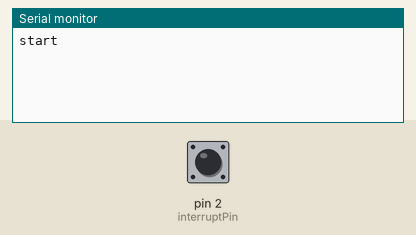
A sketch run on a simulated Arduino Uno, built with avr-gcc and run on an emulated ATmega328P. Shown: the last lines printed to the serial monitor. The test bench sets the inputs (shaded band); at power-on: pin 2 (interruptPin) HIGH.

Above: at 1.2 s.
1.3 s: pin 2 (interruptPin) pulled LOW for 0.15 s
At 2.5 s:
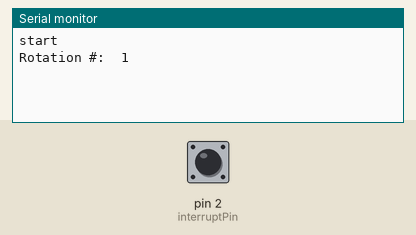
2.9 s: pin 2 (interruptPin) pulled LOW for 1 s
At 3.9 s:
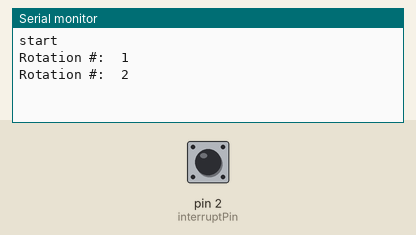
5.4 s: pin 2 (interruptPin) pulled LOW for 0.15 s
At 5.8 s:
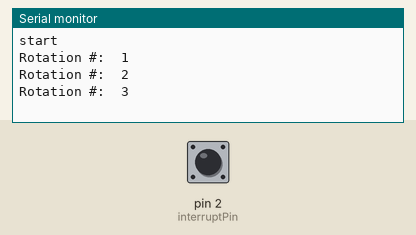

The sketch:

PhotoDiode.ino
```cpp
const byte interruptPin = 2;
volatile int pre_count, count;
unsigned long skip_milli_time = 100;
unsigned long cur_time = 0;
unsigned long pre_time = 0;

void setup() {
  // put your setup code here, to run once:
  count = 0;
  pre_count = 0;
  attachInterrupt(digitalPinToInterrupt(interruptPin), CountServoRotation, FALLING);
  Serial.begin(9600);
  Serial.println("start");
}

void loop() {
  // put your main code here, to run repeatedly:
}

void CountServoRotation() {
  cur_time = millis();
  if ( (cur_time - pre_time) > skip_milli_time ) {
    count++;
  }
  pre_time = millis();
  if (pre_count != count) {
      Serial.print("Rotation #:\t");
      Serial.println(count);
      pre_count = count;
  }
}
```

Measured:
- after the input at 1.3 s, the serial monitor: prints a new line at once (image 1)
- after the input at 2.9 s, the serial monitor: prints a new line at once (image 2)
- after the input at 5.4 s, the serial monitor: prints a new line at once (image 3)
